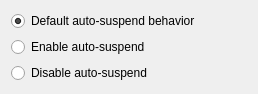
<?xml version="1.0" encoding="UTF-8"?>
<ui version="4.0">
 <class>Auto_Suspend_Menu</class>
 <widget class="QDialog" name="Auto_Suspend_Menu">
  <property name="geometry">
   <rect>
    <x>0</x>
    <y>0</y>
    <width>258</width>
    <height>90</height>
   </rect>
  </property>
  <property name="windowTitle">
   <string>Dialog</string>
  </property>
  <layout class="QVBoxLayout" name="verticalLayout">
   <item>
    <widget class="QRadioButton" name="default_suspend">
     <property name="text">
      <string>Default auto-suspend behavior</string>
     </property>
     <property name="checked">
      <bool>true</bool>
     </property>
     <attribute name="buttonGroup">
      <string notr="true">buttonGroup</string>
     </attribute>
    </widget>
   </item>
   <item>
    <widget class="QRadioButton" name="enable_suspend">
     <property name="text">
      <string>Enable auto-suspend</string>
     </property>
     <attribute name="buttonGroup">
      <string notr="true">buttonGroup</string>
     </attribute>
    </widget>
   </item>
   <item>
    <widget class="QRadioButton" name="disable_suspend">
     <property name="text">
      <string>Disable auto-suspend</string>
     </property>
     <attribute name="buttonGroup">
      <string notr="true">buttonGroup</string>
     </attribute>
    </widget>
   </item>
  </layout>
 </widget>
 <resources/>
 <connections/>
 <buttongroups>
  <buttongroup name="buttonGroup"/>
 </buttongroups>
</ui>
